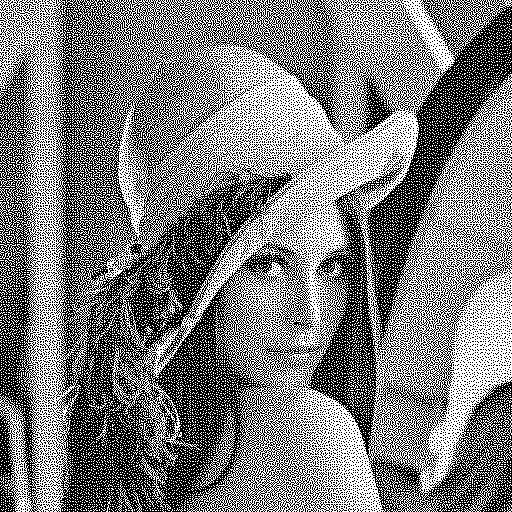

This chart was generated by the following Python code:
from cv2 import cv2 as cv2 
import numpy as np
from matplotlib import pyplot as plt
import pandas as pd
import math
img = cv2.imread('lena.jpg',0)
height, width = img.shape[:2]
threshold = 128
imgnew = np.empty((height,width))
pattern = np.array([[42,47,46,45,16,13,11,2],
	[61,57,53,8,27,22,9,50],
	[63,58,0,15,26,31,40,30],
	[10,4,17,21,3,44,18,6],
	[14,24,25,7,5,48,52,39],
	[20,28,23,32,38,51,54,60],
	[19,33,36,37,49,43,56,55],
	[12,62,29,35,1,59,41,34]])
patMaps = np.zeros((height,width))
pheight, pwidth = pattern.shape[:2]
totheight = int(height / pheight)
totwidth = int(width / pwidth)
patProc = np.empty((pheight*pwidth,2))
for m in range(0,pheight):
	for n in range(0,pwidth):
		patProc[pattern[m][n]][0] = m
	
		patProc[pattern[m][n]][1] = n
img = img.astype(float)
pattern = pattern.astype(float)
weight = np.array([[0.271630,1,0.271630],
	                [1,0,1],
	                [0.271630,1,0.271630]])
dumArray = np.copy(img)
for i in range(0,height,pheight):
	for j in range(0,width,pwidth):
		#print(i,j)
		index = 0
		while index != (pheight * pwidth):
			ni = int(i + patProc[index][0])
			nj = int(j + patProc[index][1])
			
			if dumArray[ni][nj] > threshold:
				dummy = 255
			else:
				dummy = 0
			error = dumArray[ni][nj] - dummy
			img[ni][nj] = dummy
			patMaps[ni][nj] = 1
			
			fm = 0
			for m in range(-1,2):
				for n in range(-1,2):
					if (ni+m >= 0) and (ni+m < height) and (nj+n >= 0) and (nj+n < width):
						if patMaps[ni+m][nj+n] == 0:
							fm = fm + weight[m+1][n+1]

			for m in range(-1,2):
				for n in range(-1,2):
					if (ni+m >= 0) and (ni+m < height) and (nj+n >= 0) and (nj+n < width):
						if patMaps[ni+m][nj+n] == 0:
							dumArray[ni+m][nj+n] = dumArray[ni+m][nj+n] + (error * weight[m+1][n+1] / fm)

			index = index + 1
cv2.imwrite('Dot_Diffusion.jpg',img)
cv2.imshow("DD",img)
cv2.waitKey(0)
cv2.destroyAllWindows()
